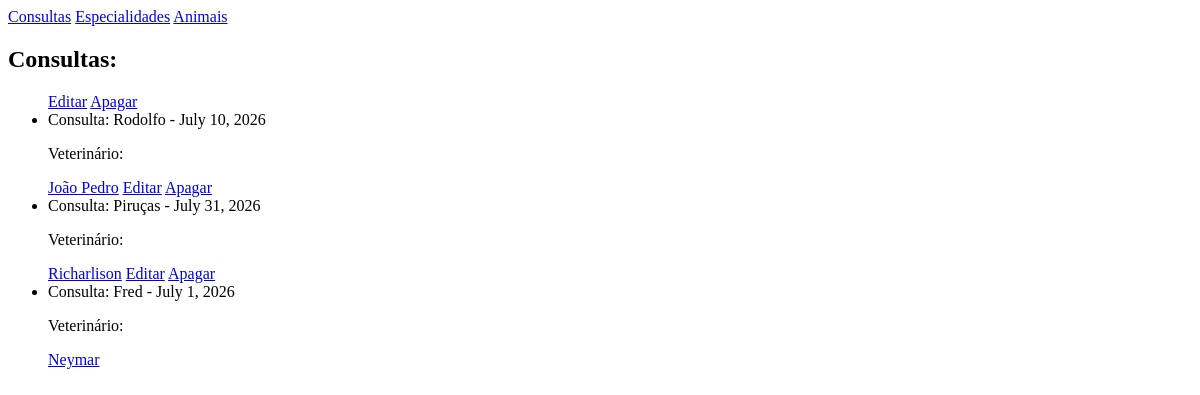
Page /clinica/ on the earlier database version.
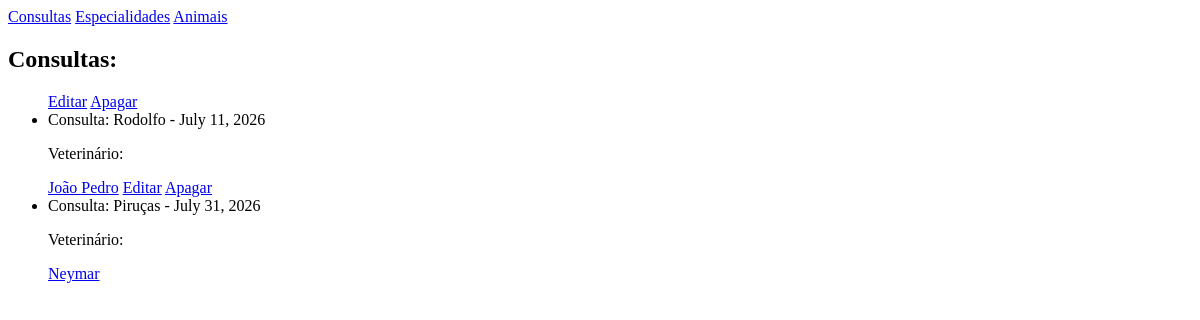
Same page on the later database version.
### clinica/models.py (models this page shows, shortened)
class Consulta(models.Model):
    data = models.DateField()
    motivo = models.CharField(max_length=100)
    veterinario = models.ForeignKey(Veterinario, on_delete=models.CASCADE, related_name='consultas')
    animal = models.ForeignKey(Animal, on_delete=models.CASCADE, related_name='consultas_animais')

class Animal(models.Model):
    nome = models.CharField(max_length=100)
    especie = models.CharField(max_length=100)
    dono = models.CharField(max_length=100)

class Veterinario(models.Model):
    nome = models.CharField(max_length=100)

### clinica/views.py (the view)
# urls.py: path('', views.consultas_view, name='consultas_view'),
def consultas_view(request):
    consultas = Consulta.objects.all()
    return render(request, 'consultas.html', {'consultas': consultas})

### clinica/templates/consultas.html
{% extends 'layout.html' %}
{% block content %}
<h2>Consultas:</h2>
<ul>
    {% for consulta in consultas %}
        <a href="/clinica/consulta/editar/{{consulta.id}}/">Editar</a>
        <a href="/clinica/consulta/apagar/{{consulta.id}}/">Apagar</a>
        <li>Consulta: {{consulta.animal.nome}} - {{consulta.data}}</li>
        <p>Veterinário:</p>
        <a href="{% url 'veterinario_view' consulta.veterinario.id %}">{{consulta.veterinario.nome}}</a>
    {% endfor %}
</ul>
{% endblock %}

Differences in the rows shown:
removed Consulta: animal.nome "Fred", data "July 1, 2026", veterinario.nome "Neymar"
changed Consulta "Rodolfo": data "July 10, 2026" → "July 11, 2026"
changed Consulta "Piruças": veterinario.nome "Richarlison" → "Neymar"
